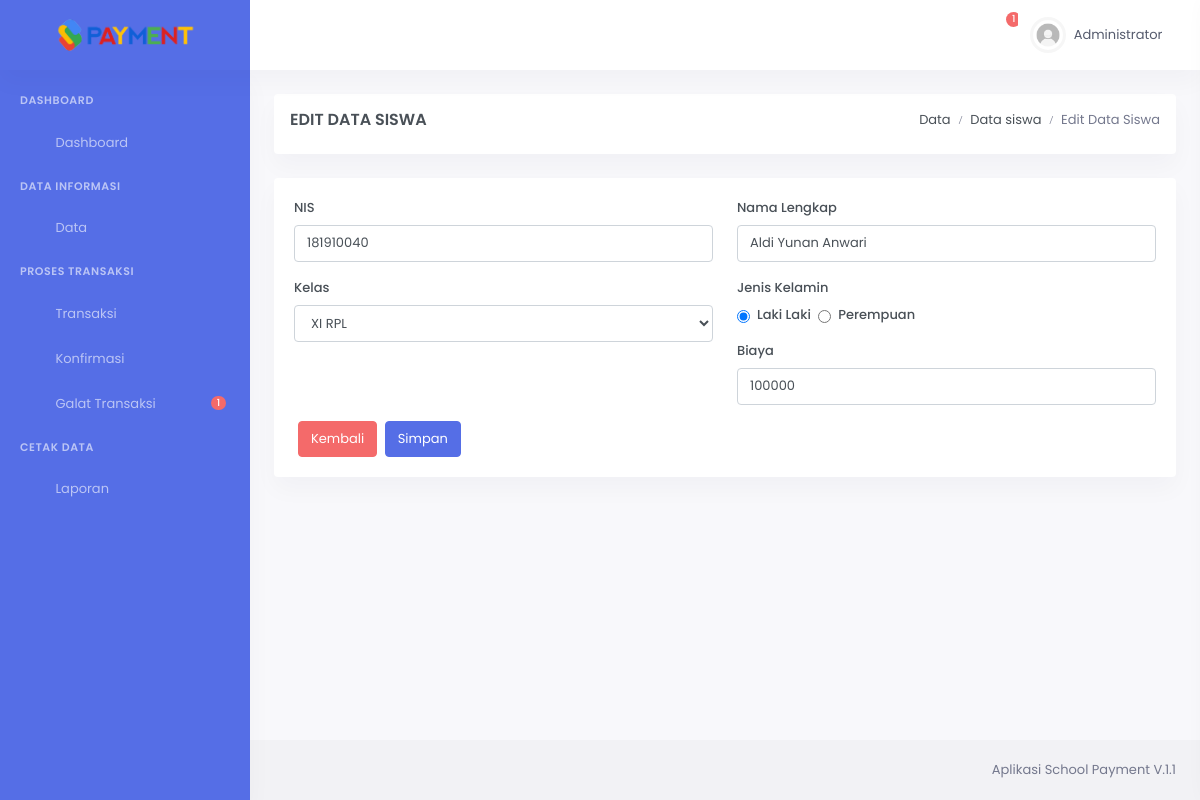
The page /admin/ubahSW.php?id=29 (signed in) on the database its author committed.
### tables this page shows
CREATE TABLE `siswa` (
  `idsiswa` int(11) NOT NULL,
  `nis` varchar(10) NOT NULL,
  `namasiswa` varchar(40) NOT NULL,
  `kelas` varchar(255) NOT NULL,
  `jk` enum('Laki Laki','Perempuan','','') NOT NULL,
  `tahunajaran` varchar(10) NOT NULL,
  `biaya` int(11) NOT NULL
);

CREATE TABLE `tb_nominal` (
  `id` int(11) NOT NULL,
  `tahun` varchar(50) NOT NULL,
  `nominal` int(11) NOT NULL,
  `tgl_peresmian` date NOT NULL
);

### admin/ubahSW.php (the view, shortened to what this page needs)
<?php
include 'koneksi.php';
$sqlsiswa = mysqli_query($konek , "SELECT * FROM siswa WHERE idsiswa = '$_GET[id]' ") ;
$sw = mysqli_fetch_assoc($sqlsiswa);
include 'header.php';
 ?>
 <div class="main-content">
    <div class="page-content">
        <div class="container-fluid">
			<div class="row">
                        <div class="col-12">
                            <div class="card">
                                <div class="page-title-box d-flex align-items-center justify-content-between">
                                <h4 class="ml-3 mt-3 mb-0 font-size-18"> edit Data Siswa </h4>
                                    <div class="page-title-right">
                                        <ol class="breadcrumb mb-0 ml-3 mt-3 mr-3">
                                            <li class="breadcrumb-item"><a href="index.php">Data</a></li>
                                            <li class="breadcrumb-item"><a href="index.php">Data siswa</a></li>
                                            <li class="breadcrumb-item active"> Edit Data Siswa</li>
                                        </ol>
                                    </div>
                                </div>
                            </div>
                        </div>
					</div>
					<div class="row">
						<div class="col-12">
							<div class="card">
								<div class="card-body">
								<form action="#" class="custom-validation" method="post">
									<div class="row">
										<div class="col-md-6">
											<div class="form-group">
												<label>NIS</label>
												<div>
													<input type="text" autocomplete="off" class="form-control" required="" data-parsley-minlength="6" placeholder="Minimal 6 angka" name="nis" value="<?= $sw['nis'] ?>">
												</div>
											</div>
											<div class="form-group">
												<label>Kelas</label>
												<div>
													<select name="kelas" class="form-control" id="">
														<option value="<?= $sw['kelas']; ?>"> <?= $sw['kelas']; ?> </option>
												</select>
												</div>
											</div>
										</div>
										<div class="col-md-6">
											<div class="form-group">
												<label>Nama Lengkap</label>
												<div>
													<input type="text" autocomplete="off" class="form-control" value="<?= $sw['namasiswa']; ?>" required="" placeholder="Masukan Nama" name="namasiswa">
												</div>
											</div>
											<div class="form-group mt-2">
												<label for="">Jenis Kelamin</label>
												<div class="form-check mb-3">
																	<input class="form-check-input" name="jk" type="radio" value="Laki Laki" name="exampleRadios" id="exampleRadios1" value="option1" checked="">
																	<label class="form-check-label mr-4" for="exampleRadios1">
																		Laki Laki
																	</label>
																	<input class="form-check-input" type="radio" name="jk" value="Perempuan" name="exampleRadios" id="exampleRadios1" value="option1">
																	<label class="form-check-label" for="exampleRadios1">
																		Perempuan
																	</label>
											</div>
											<div class="form-group">
												<label>Biaya</label>
												<div>
													<?php
													$thn = date('Y');
													$thn1= $thn +1;
													$nmn = mysqli_query($konek,"SELECT * FROM tb_nominal WHERE tahun='$thn/$thn1'");
													$fg  = mysqli_fetch_assoc($nmn);
													?>
													<input class="form-control" name="biaya" required="" autocomplete="off" value="<?= $fg['nominal'] ?>">
												</div>
											</div>
										</div>
									</div>
									<div class="form-group mb-0 ml-3">
										<div>
											<a class="btn btn-danger waves-effect waves-light mr-1" href="datasiswa.php">
												Kembali
											</a>
											<button type="submit" class="btn btn-primary waves-effect" name="ubah">
												Simpan
											</button>
										</div>
									</div>
								</form>
								</div>
							</div>
						</div>
					</div>
		</div>
	</div>
</div>
</div>
 <?php include 'footer.php'; ?>

### rows shown on the page
siswa: nis "181910040", kelas "XI RPL", namasiswa "Aldi Yunan Anwari"
tb_nominal: biaya "100000"

### other values the page prints
$jum "1"
$_SESSION['nama'] "Administrator"
$n "1"
